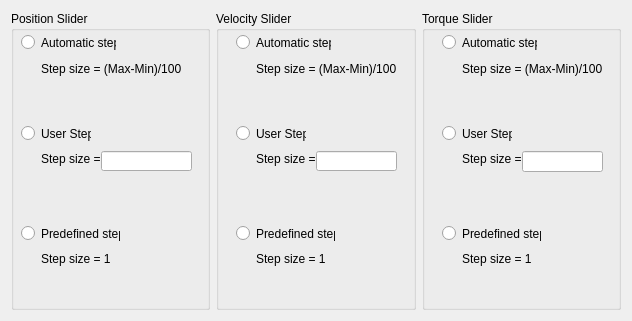
<?xml version="1.0" encoding="UTF-8"?>
<ui version="4.0">
 <class>sliderOptions</class>
 <widget class="QDialog" name="sliderOptions">
  <property name="geometry">
   <rect>
    <x>0</x>
    <y>0</y>
    <width>632</width>
    <height>321</height>
   </rect>
  </property>
  <property name="windowTitle">
   <string>Dialog</string>
  </property>
  <layout class="QHBoxLayout" name="horizontalLayout">
   <item>
    <widget class="QGroupBox" name="groupBox">
     <property name="title">
      <string>Position Slider</string>
     </property>
     <widget class="QRadioButton" name="radio_pos_auto">
      <property name="geometry">
       <rect>
        <x>10</x>
        <y>23</y>
        <width>95</width>
        <height>17</height>
       </rect>
      </property>
      <property name="text">
       <string>Automatic step</string>
      </property>
     </widget>
     <widget class="QRadioButton" name="radio_pos_user">
      <property name="geometry">
       <rect>
        <x>10</x>
        <y>114</y>
        <width>70</width>
        <height>17</height>
       </rect>
      </property>
      <property name="text">
       <string>User Step</string>
      </property>
     </widget>
     <widget class="QRadioButton" name="radio_pos_one">
      <property name="geometry">
       <rect>
        <x>10</x>
        <y>214</y>
        <width>99</width>
        <height>17</height>
       </rect>
      </property>
      <property name="text">
       <string>Predefined step</string>
      </property>
     </widget>
     <widget class="QLabel" name="label">
      <property name="geometry">
       <rect>
        <x>30</x>
        <y>240</y>
        <width>71</width>
        <height>16</height>
       </rect>
      </property>
      <property name="text">
       <string>Step size = 1</string>
      </property>
     </widget>
     <widget class="QLabel" name="label_2">
      <property name="geometry">
       <rect>
        <x>30</x>
        <y>140</y>
        <width>61</width>
        <height>16</height>
       </rect>
      </property>
      <property name="text">
       <string>Step size =</string>
      </property>
     </widget>
     <widget class="QLabel" name="label_3">
      <property name="geometry">
       <rect>
        <x>30</x>
        <y>50</y>
        <width>141</width>
        <height>16</height>
       </rect>
      </property>
      <property name="text">
       <string>Step size = (Max-Min)/100</string>
      </property>
     </widget>
     <widget class="QLineEdit" name="pos_step">
      <property name="geometry">
       <rect>
        <x>90</x>
        <y>140</y>
        <width>91</width>
        <height>20</height>
       </rect>
      </property>
     </widget>
    </widget>
   </item>
   <item>
    <widget class="QGroupBox" name="groupBox_2">
     <property name="title">
      <string>Velocity Slider</string>
     </property>
     <widget class="QRadioButton" name="radio_vel_auto">
      <property name="geometry">
       <rect>
        <x>20</x>
        <y>23</y>
        <width>95</width>
        <height>17</height>
       </rect>
      </property>
      <property name="text">
       <string>Automatic step</string>
      </property>
     </widget>
     <widget class="QLabel" name="label_4">
      <property name="geometry">
       <rect>
        <x>40</x>
        <y>240</y>
        <width>71</width>
        <height>16</height>
       </rect>
      </property>
      <property name="text">
       <string>Step size = 1</string>
      </property>
     </widget>
     <widget class="QRadioButton" name="radio_vel_user">
      <property name="geometry">
       <rect>
        <x>20</x>
        <y>114</y>
        <width>70</width>
        <height>17</height>
       </rect>
      </property>
      <property name="text">
       <string>User Step</string>
      </property>
     </widget>
     <widget class="QLabel" name="label_5">
      <property name="geometry">
       <rect>
        <x>40</x>
        <y>140</y>
        <width>61</width>
        <height>16</height>
       </rect>
      </property>
      <property name="text">
       <string>Step size =</string>
      </property>
     </widget>
     <widget class="QRadioButton" name="radio_vel_one">
      <property name="geometry">
       <rect>
        <x>20</x>
        <y>214</y>
        <width>99</width>
        <height>17</height>
       </rect>
      </property>
      <property name="text">
       <string>Predefined step</string>
      </property>
     </widget>
     <widget class="QLabel" name="label_6">
      <property name="geometry">
       <rect>
        <x>40</x>
        <y>50</y>
        <width>141</width>
        <height>16</height>
       </rect>
      </property>
      <property name="text">
       <string>Step size = (Max-Min)/100</string>
      </property>
     </widget>
     <widget class="QLineEdit" name="vel_step">
      <property name="geometry">
       <rect>
        <x>100</x>
        <y>140</y>
        <width>81</width>
        <height>20</height>
       </rect>
      </property>
     </widget>
    </widget>
   </item>
   <item>
    <widget class="QGroupBox" name="groupBox_3">
     <property name="title">
      <string>Torque Slider</string>
     </property>
     <widget class="QRadioButton" name="radio_trq_auto">
      <property name="geometry">
       <rect>
        <x>20</x>
        <y>23</y>
        <width>95</width>
        <height>17</height>
       </rect>
      </property>
      <property name="text">
       <string>Automatic step</string>
      </property>
     </widget>
     <widget class="QLabel" name="label_7">
      <property name="geometry">
       <rect>
        <x>40</x>
        <y>240</y>
        <width>71</width>
        <height>16</height>
       </rect>
      </property>
      <property name="text">
       <string>Step size = 1</string>
      </property>
     </widget>
     <widget class="QRadioButton" name="radio_trq_user">
      <property name="geometry">
       <rect>
        <x>20</x>
        <y>114</y>
        <width>70</width>
        <height>17</height>
       </rect>
      </property>
      <property name="text">
       <string>User Step</string>
      </property>
     </widget>
     <widget class="QLabel" name="label_8">
      <property name="geometry">
       <rect>
        <x>40</x>
        <y>140</y>
        <width>61</width>
        <height>16</height>
       </rect>
      </property>
      <property name="text">
       <string>Step size =</string>
      </property>
     </widget>
     <widget class="QRadioButton" name="radio_trq_one">
      <property name="geometry">
       <rect>
        <x>20</x>
        <y>214</y>
        <width>99</width>
        <height>17</height>
       </rect>
      </property>
      <property name="text">
       <string>Predefined step</string>
      </property>
     </widget>
     <widget class="QLabel" name="label_9">
      <property name="geometry">
       <rect>
        <x>40</x>
        <y>50</y>
        <width>141</width>
        <height>16</height>
       </rect>
      </property>
      <property name="text">
       <string>Step size = (Max-Min)/100</string>
      </property>
     </widget>
     <widget class="QLineEdit" name="trq_step">
      <property name="geometry">
       <rect>
        <x>100</x>
        <y>140</y>
        <width>81</width>
        <height>21</height>
       </rect>
      </property>
     </widget>
    </widget>
   </item>
  </layout>
 </widget>
 <resources/>
 <connections/>
</ui>
